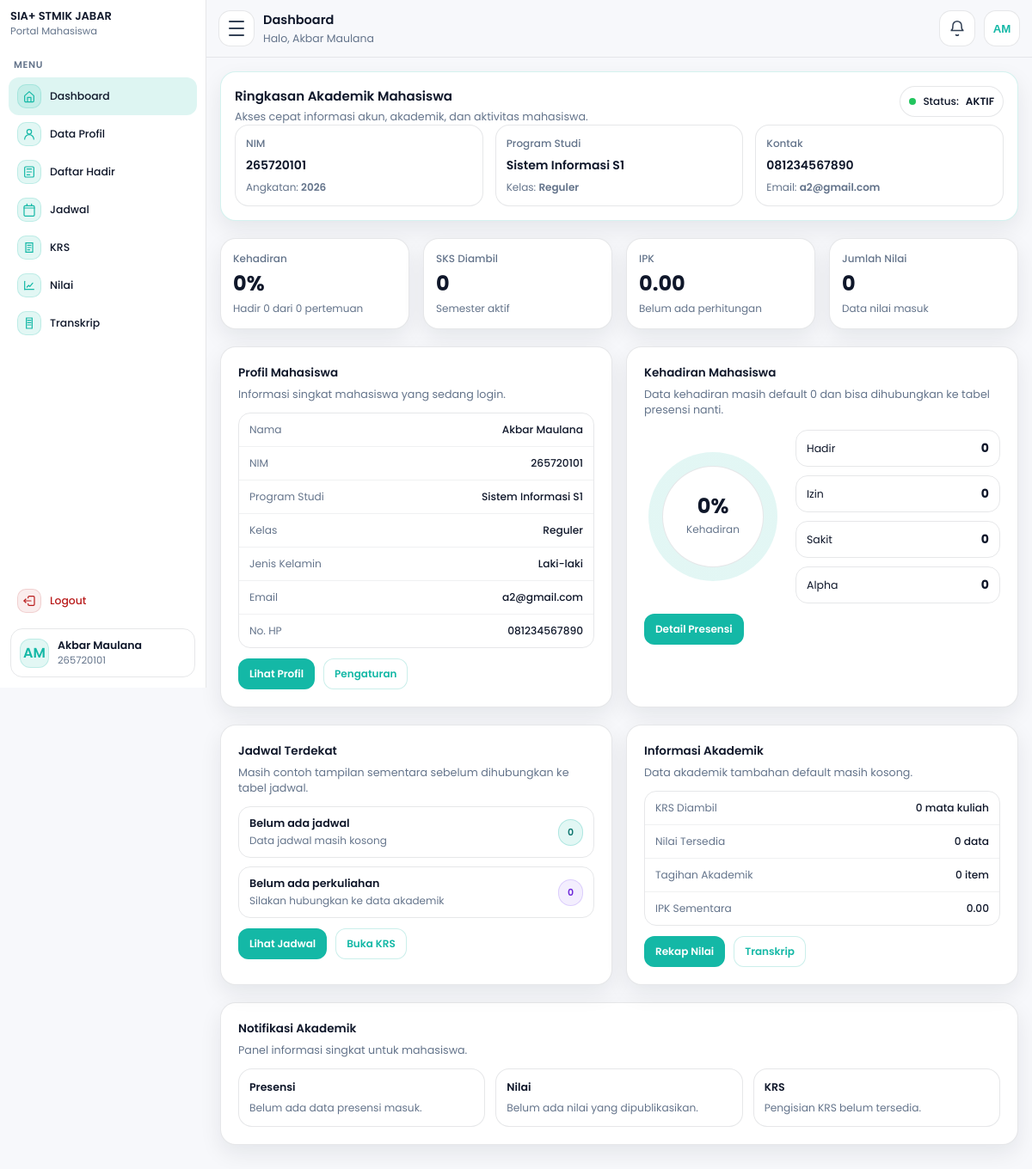
Screenshot of /mahasiswa/dashboard.php?login=1 (signed in) with the database file from the repository.
### tables this page shows
CREATE TABLE `mahasiswa` (
  `id_mahasiswa` int NOT NULL,
  `tanggal_registrasi` date NOT NULL,
  `periode_pendaftaran` varchar(60) NOT NULL,
  `jenis_pendaftaran` varchar(60) NOT NULL,
  `jalur_pendaftaran` varchar(60) DEFAULT NULL,
  `program_studi` varchar(100) NOT NULL,
  `kelas` varchar(30) NOT NULL,
  `nim` varchar(30) NOT NULL,
  `jalur_keuangan` varchar(100) NOT NULL,
  `nama_mahasiswa` varchar(150) NOT NULL,
  `tempat_lahir` varchar(100) NOT NULL,
  `tanggal_lahir` date NOT NULL,
  `jenis_kelamin` varchar(20) NOT NULL,
  `golongan_darah` varchar(5) DEFAULT NULL,
  `agama` varchar(30) NOT NULL,
  `ukuran_seragam` varchar(10) NOT NULL,
  `nik` varchar(30) DEFAULT NULL,
  `nisn` varchar(30) DEFAULT NULL,
  `npwp` varchar(30) DEFAULT NULL,
  `kewarganegaraan` enum('WNI','WNA') DEFAULT NULL,
  `provinsi` varchar(100) DEFAULT NULL,
  `kab_kota` varchar(100) DEFAULT NULL,
  `kecamatan` varchar(100) DEFAULT NULL,
  `kelurahan` varchar(100) DEFAULT NULL,
  `jalan` varchar(200) DEFAULT NULL,
  `dusun` varchar(100) DEFAULT NULL,
  `rt` varchar(10) DEFAULT NULL,
  `rw` varchar(10) DEFAULT NULL,
  `kode_pos` varchar(10) DEFAULT NULL,
  `jenis_tinggal` varchar(50) DEFAULT NULL,
  `alat_transportasi` varchar(50) DEFAULT NULL,
  `telepon` varchar(30) DEFAULT NULL,
  `hp` varchar(30) DEFAULT NULL,
  `email` varchar(120) DEFAULT NULL,
  `penerima_kps` enum('Ya','Tidak') DEFAULT NULL,
  `no_kps` varchar(50) DEFAULT NULL,
  `nama_ayah` varchar(150) DEFAULT NULL,
  `tanggal_lahir_ayah` date DEFAULT NULL,
  `pendidikan_ayah` varchar(80) DEFAULT NULL,
  `pekerjaan_ayah` varchar(80) DEFAULT NULL,
  `penghasilan_ayah` varchar(80) DEFAULT NULL,
  `nama_ibu` varchar(150) DEFAULT NULL,
  `tanggal_lahir_ibu` date DEFAULT NULL,
  `pendidikan_ibu` varchar(80) DEFAULT NULL,
  `pekerjaan_ibu` varchar(80) DEFAULT NULL,
  `penghasilan_ibu` varchar(80) DEFAULT NULL,
  `nama_wali` varchar(150) DEFAULT NULL,
  `tanggal_lahir_wali` date DEFAULT NULL,
  `pendidikan_wali` varchar(80) DEFAULT NULL,
  `pekerjaan_wali` varchar(80) DEFAULT NULL,
  `penghasilan_wali` varchar(80) DEFAULT NULL,
  `asal_sekolah` varchar(150) DEFAULT NULL,
  `no_ijazah` varchar(80) DEFAULT NULL,
  `alamat_sekolah` varchar(255) DEFAULT NULL,
  `kodepos_sekolah` varchar(10) DEFAULT NULL,
  `email_sekolah` varchar(120) DEFAULT NULL,
  `telepon_sekolah` varchar(30) DEFAULT NULL,
  `website_sekolah` varchar(120) DEFAULT NULL,
  `asal_jurusan` varchar(120) DEFAULT NULL,
  `sks_diakui` int DEFAULT NULL,
  `asal_perguruan_tinggi` varchar(150) DEFAULT NULL,
  `asal_program_studi` varchar(150) DEFAULT NULL,
  `akun_dicetak` tinyint(1) NOT NULL DEFAULT '0',
  `akun_dicetak_pada` timestamp NULL DEFAULT NULL,
  `id_user` int DEFAULT NULL,
  `dibuat_pada` timestamp NULL DEFAULT CURRENT_TIMESTAMP,
  `diubah_pada` timestamp NULL DEFAULT NULL ON UPDATE CURRENT_TIMESTAMP
);

### mahasiswa/dashboard.php (the view, shortened to what the rows shown need)
<?php
require_once __DIR__ . "/../config.php";
require_once __DIR__ . "/layout.php";
$nim = $_SESSION['username'] ?? '';
$nama_session = $_SESSION['nama'] ?? 'Mahasiswa';
$is_blocked = false;
$blocked_msg = "";
$m = [
  'nim'             => $nim,
  'nama_mahasiswa'  => $nama_session,
  'program_studi'   => '-',
  'kelas'           => '-',
  'angkatan'        => '-',
  'status'          => 'AKTIF',
  'jenis_kelamin'   => '-',
  'email'           => '-',
  'hp'              => '-',
  'semester'        => '1',
  'sks_diambil'     => 0,
  'ipk'             => '0.00',
  'kehadiran'       => 0,
];
if ($nim !== '') {
  $stmt = $conn->prepare("
    SELECT nim, nama_mahasiswa, program_studi, kelas, tanggal_registrasi, jenis_kelamin, email, hp, sks_diakui
    FROM mahasiswa
    WHERE nim=?
    LIMIT 1
  ");
  if ($stmt) {
    $stmt->bind_param("s", $nim);
    $stmt->execute();
    $rs = $stmt->get_result();
    if ($rs && ($row = $rs->fetch_assoc())) {
      $m['nim']            = $row['nim'] ?? $m['nim'];
      $m['nama_mahasiswa'] = $row['nama_mahasiswa'] ?? $m['nama_mahasiswa'];
      $m['program_studi']  = $row['program_studi'] ?? $m['program_studi'];
      $m['kelas']          = $row['kelas'] ?? $m['kelas'];
      $m['jenis_kelamin']  = $row['jenis_kelamin'] ?? $m['jenis_kelamin'];
      $m['email']          = !empty($row['email']) ? $row['email'] : '-';
      $m['hp']             = !empty($row['hp']) ? $row['hp'] : '-';
      $m['sks_diambil']    = (int)($row['sks_diakui'] ?? 0);
      if (!empty($row['tanggal_registrasi'])) {
        $m['angkatan'] = date("Y", strtotime($row['tanggal_registrasi']));
      }
    }
  }
}
$stat = [
  'kehadiran'      => 0,
  'pertemuan'      => 0,
  'hadir'          => 0,
  'izin'           => 0,
  'sakit'          => 0,
  'alpha'          => 0,
  'sks_aktif'      => $m['sks_diambil'],
  'ipk'            => '0.00',
  'jumlah_krs'     => 0,
  'jumlah_nilai'   => 0,
  'jumlah_tagihan' => 0,
];
$menu = $_GET['menu'] ?? 'dashboard';
renderMahasiswaLayoutStart([
  "title"       => "Mahasiswa - Dashboard",
  "page_title"  => ($menu === 'dashboard' ? "Dashboard" : "Menu: " . ucfirst($menu)),
  "page_sub"    => "Halo, " . $m['nama_mahasiswa'],
  "menu"        => $menu,
  "nama_tampil" => $m['nama_mahasiswa'],
  "username"    => $m['nim'],
  "assetsBase"  => "..",
  "basePath"    => "",
  "is_blocked"  => $is_blocked,
  "blocked_msg" => $blocked_msg,
]);
if ($menu === 'dashboard'): ?>
<section class="dashboard-page"
         id="dashboardPage"
         data-api="api_akun.php?action=status"
         data-blocked-msg="<?= e($blocked_msg ?: 'Akun kamu dinonaktifkan oleh admin. Silakan hubungi pihak kampus.') ?>">
  <section class="hero">
    <div class="hero-top">
      <div>
        <div class="hero-title">Ringkasan Akademik Mahasiswa</div>
        <div class="hero-sub">Akses cepat informasi akun, akademik, dan aktivitas mahasiswa.</div>
      </div>
      <div class="hero-pill">
        <span class="dot"></span>
        Status: <b><?= e($m['status']) ?></b>
      </div>
    </div>
    <div class="hero-cards">
      <div class="hcard">
        <div class="hlabel">NIM</div>
        <div class="hvalue"><?= e($m['nim']) ?></div>
        <div class="hmeta">Angkatan: <b><?= e($m['angkatan']) ?></b></div>
      </div>
      <div class="hcard">
        <div class="hlabel">Program Studi</div>
        <div class="hvalue"><?= e($m['program_studi']) ?></div>
        <div class="hmeta">Kelas: <b><?= e($m['kelas']) ?></b></div>
      </div>
      <div class="hcard">
        <div class="hlabel">Kontak</div>
        <div class="hvalue"><?= e($m['hp']) ?></div>
        <div class="hmeta">Email: <b><?= e($m['email']) ?></b></div>
      </div>
    </div>
  </section>
  <section class="stats-grid">
    <div class="stat-card">
      <div class="stat-label">Kehadiran</div>
      <div class="stat-value"><?= e($stat['kehadiran']) ?>%</div>
      <div class="stat-meta">Hadir <?= e($stat['hadir']) ?> dari <?= e($stat['pertemuan']) ?> pertemuan</div>
    </div>
    <div class="stat-card">
      <div class="stat-label">SKS Diambil</div>
      <div class="stat-value"><?= e($stat['sks_aktif']) ?></div>
      <div class="stat-meta">Semester aktif</div>
    </div>
    <div class="stat-card">
      <div class="stat-label">IPK</div>
      <div class="stat-value"><?= e($stat['ipk']) ?></div>
      <div class="stat-meta">Belum ada perhitungan</div>
    </div>
    <div class="stat-card">
      <div class="stat-label">Jumlah Nilai</div>
      <div class="stat-value"><?= e($stat['jumlah_nilai']) ?></div>
      <div class="stat-meta">Data nilai masuk</div>
    </div>
  </section>
  <section class="grid">
    <div class="card">
      <div class="card-title">Profil Mahasiswa</div>
      <div class="card-sub">Informasi singkat mahasiswa yang sedang login.</div>
      <div class="info">
        <div class="info-row">
          <span class="info-k">Nama</span>
          <span class="info-v"><?= e($m['nama_mahasiswa']) ?></span>
        </div>
        <div class="info-row">
          <span class="info-k">NIM</span>
          <span class="info-v"><?= e($m['nim']) ?></span>
        </div>
        <div class="info-row">
          <span class="info-k">Program Studi</span>
          <span class="info-v"><?= e($m['program_studi']) ?></span>
        </div>
        <div class="info-row">
          <span class="info-k">Kelas</span>
          <span class="info-v"><?= e($m['kelas']) ?></span>
        </div>
        <div class="info-row">
          <span class="info-k">Jenis Kelamin</span>
          <span class="info-v"><?= e($m['jenis_kelamin']) ?></span>
        </div>
        <div class="info-row">
          <span class="info-k">Email</span>
          <span class="info-v"><?= e($m['email']) ?></span>
        </div>
        <div class="info-row">
          <span class="info-k">No. HP</span>
          <span class="info-v"><?= e($m['hp']) ?></span>
        </div>
      </div>
      <div class="card-actions">
        <a class="btn" href="profile.php">Lihat Profil</a>
        <a class="btn ghost" href="settings.php">Pengaturan</a>
      </div>
    </div>
    <div class="card">
      <div class="card-title">Kehadiran Mahasiswa</div>
      <div class="card-sub">Data kehadiran masih default 0 dan bisa dihubungkan ke tabel presensi nanti.</div>
      <div class="attendance-box">
        <div class="attendance-circle">
          <div class="attendance-circle-inner">
            <strong><?= e($stat['kehadiran']) ?>%</strong>
            <span>Kehadiran</span>
          </div>
        </div>
        <div class="attendance-list">
          <div class="attendance-item">
            <span>Hadir</span>
            <b><?= e($stat['hadir']) ?></b>
          </div>
          <div class="attendance-item">
            <span>Izin</span>
            <b><?= e($stat['izin']) ?></b>
          </div>
          <div class="attendance-item">
            <span>Sakit</span>
            <b><?= e($stat['sakit']) ?></b>
          </div>
          <div class="attendance-item">
            <span>Alpha</span>
            <b><?= e($stat['alpha']) ?></b>
          </div>
        </div>
      </div>
      <div class="card-actions">
        <a class="btn" href="dashboard.php?menu=presensi">Detail Presensi</a>
      </div>
    </div>
  </section>
  <section class="grid">
    <div class="card">
      <div class="card-title">Jadwal Terdekat</div>
      <div class="card-sub">Masih contoh tampilan sementara sebelum dihubungkan ke tabel jadwal.</div>
      <div class="list">
        <div class="li">
          <div class="li-left">
            <div class="li-title">Belum ada jadwal</div>
            <div class="li-sub">Data jadwal masih kosong</div>
          </div>
          <span class="tag">0</span>
        </div>
        <div class="li">
          <div class="li-left">
            <div class="li-title">Belum ada perkuliahan</div>
            <div class="li-sub">Silakan hubungkan ke data akademik</div>
          </div>
          <span class="tag ghost">0</span>
        </div>
      </div>
      <div class="card-actions">
        <a class="btn" href="dashboard.php?menu=jadwal">Lihat Jadwal</a>
        <a class="btn ghost" href="dashboard.php?menu=krs">Buka KRS</a>
      </div>
    </div>
    <div class="card">
      <div class="card-title">Informasi Akademik</div>
      <div class="card-sub">Data akademik tambahan default masih kosong.</div>
      <div class="info">
        <div class="info-row">
          <span class="info-k">KRS Diambil</span>
          <span class="info-v"><?= e($stat['jumlah_krs']) ?> mata kuliah</span>
        </div>
        <div class="info-row">
          <span class="info-k">Nilai Tersedia</span>
          <span class="info-v"><?= e($stat['jumlah_nilai']) ?> data</span>
        </div>
        <div class="info-row">
          <span class="info-k">Tagihan Akademik</span>
          <span class="info-v"><?= e($stat['jumlah_tagihan']) ?> item</span>
        </div>
        <div class="info-row">
          <span class="info-k">IPK Sementara</span>
          <span class="info-v"><?= e($stat['ipk']) ?></span>
        </div>
      </div>
      <div class="card-actions">
        <a class="btn" href="dashboard.php?menu=nilai">Rekap Nilai</a>
        <a class="btn ghost" href="dashboard.php?menu=transkrip">Transkrip</a>
      </div>
    </div>
  </section>
  <section class="card">
    <div class="card-title">Notifikasi Akademik</div>
    <div class="card-sub">Panel informasi singkat untuk mahasiswa.</div>
    <div class="notice-wrap">
      <div class="notice-item">
        <div class="notice-title">Presensi</div>
        <div class="notice-text">Belum ada data presensi masuk.</div>
      </div>
      <div class="notice-item">
        <div class="notice-title">Nilai</div>
        <div class="notice-text">Belum ada nilai yang dipublikasikan.</div>
      </div>
      <div class="notice-item">
        <div class="notice-title">KRS</div>
        <div class="notice-text">Pengisian KRS belum tersedia.</div>
      </div>
    </div>
  </section>
</section>
<?php endif;
renderMahasiswaLayoutEnd([
  "assetsBase" => ".."
]);

### mahasiswa/layout.php (shortened to what the rows shown need)
<?php
function e($s){ return htmlspecialchars((string)$s, ENT_QUOTES, 'UTF-8'); }
function renderMahasiswaLayoutStart(array $opt = []){
  $menu       = $opt['menu'] ?? 'dashboard';
  $nama_tampil = $opt['nama_tampil'] ?? ($_SESSION['nama'] ?? 'Mahasiswa');
  $username    = $opt['username'] ?? ($_SESSION['username'] ?? '');
  $assetsBase  = $opt['assetsBase'] ?? '..';
  $toastType = '';
  $toastMsg  = '';
  if (!empty($_SESSION['flash_success'])) {
    $toastType = 'success';
    $toastMsg  = (string)$_SESSION['flash_success'];
  } elseif (!empty($_SESSION['flash_error'])) {
    $toastType = 'error';
    $toastMsg  = (string)$_SESSION['flash_error'];
    unset($_SESSION['flash_error']);
  }
  $is_blocked  = !empty($opt['is_blocked']);
  $blocked_msg = $opt['blocked_msg'] ?? '';
  ?>
<!doctype html>
<html lang="id">
<head>
  <link rel="stylesheet" href="<?= e($assetsBase) ?>/css/css_mahasiswa/dashboard.css">
</head>
<body>
<div id="app" class="app"
     data-toast-type="<?= e($toastType) ?>"
     data-toast-msg="<?= e($toastMsg) ?>"
     data-login="<?= e($_GET['login'] ?? '') ?>"
     data-account-blocked="<?= $is_blocked ? '1' : '0' ?>"
     data-blocked-msg="<?= e($blocked_msg) ?>">
  <aside class="sidebar" aria-label="Sidebar Mahasiswa">
    <nav class="nav" id="nav">
      <div class="nav-bottom">
        <div class="who">
          <div class="who-txt">
            <div class="who-name"><?= e($nama_tampil) ?></div>
            <div class="who-role"><?= e($username) ?></div>
          </div>
        </div>
      </div>
    </nav>
  </aside>
  <main class="main">
    <section class="content">
<?php
}
function renderMahasiswaLayoutEnd(array $opt = []){
  ?>
    </section>
  </main>
</div>
</body>
</html>
<?php
}

### rows the page displays
mahasiswa: nim "265720101", program_studi "Sistem Informasi S1", kelas "Reguler", hp "081234567890", email "a2@gmail.com", nama_mahasiswa "Akbar Maulana", jenis_kelamin "Laki-laki"

### other values shown
$ava "AM"
$nama_tampil "Akbar Maulana"
$page_title "Dashboard"
$page_sub "Halo, Akbar Maulana"
$m['status'] "AKTIF"
$m['angkatan'] "2026"
$stat['kehadiran'] "0"
$stat['hadir'] "0"
$stat['pertemuan'] "0"
$stat['sks_aktif'] "0"
$stat['ipk'] "0.00"
$stat['jumlah_nilai'] "0"
$stat['izin'] "0"
$stat['sakit'] "0"
$stat['alpha'] "0"
